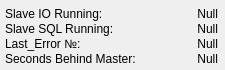
<?xml version="1.0" encoding="UTF-8"?>
<ui version="4.0">
 <class>MainWindow</class>
 <widget class="QMainWindow" name="MainWindow">
  <property name="geometry">
   <rect>
    <x>0</x>
    <y>0</y>
    <width>225</width>
    <height>70</height>
   </rect>
  </property>
  <property name="sizePolicy">
   <sizepolicy hsizetype="Fixed" vsizetype="Fixed">
    <horstretch>0</horstretch>
    <verstretch>0</verstretch>
   </sizepolicy>
  </property>
  <property name="minimumSize">
   <size>
    <width>0</width>
    <height>0</height>
   </size>
  </property>
  <property name="windowTitle">
   <string>Replica Status</string>
  </property>
  <widget class="QWidget" name="centralwidget">
   <widget class="QLabel" name="slaveIOLabel">
    <property name="geometry">
     <rect>
      <x>5</x>
      <y>5</y>
      <width>151</width>
      <height>18</height>
     </rect>
    </property>
    <property name="text">
     <string>Slave IO Running:</string>
    </property>
   </widget>
   <widget class="QLabel" name="slaveSQLLabel">
    <property name="geometry">
     <rect>
      <x>5</x>
      <y>20</y>
      <width>151</width>
      <height>18</height>
     </rect>
    </property>
    <property name="text">
     <string>Slave SQL Running:</string>
    </property>
   </widget>
   <widget class="QLabel" name="lastErrorLabel">
    <property name="geometry">
     <rect>
      <x>5</x>
      <y>35</y>
      <width>151</width>
      <height>18</height>
     </rect>
    </property>
    <property name="text">
     <string>Last_Error №:</string>
    </property>
   </widget>
   <widget class="QLabel" name="secondMasterLabel">
    <property name="geometry">
     <rect>
      <x>5</x>
      <y>50</y>
      <width>151</width>
      <height>18</height>
     </rect>
    </property>
    <property name="text">
     <string>Seconds Behind Master:</string>
    </property>
   </widget>
   <widget class="QLabel" name="label">
    <property name="geometry">
     <rect>
      <x>160</x>
      <y>5</y>
      <width>58</width>
      <height>18</height>
     </rect>
    </property>
    <property name="text">
     <string>Null</string>
    </property>
    <property name="alignment">
     <set>Qt::AlignRight|Qt::AlignTrailing|Qt::AlignVCenter</set>
    </property>
   </widget>
   <widget class="QLabel" name="label_2">
    <property name="geometry">
     <rect>
      <x>160</x>
      <y>20</y>
      <width>58</width>
      <height>18</height>
     </rect>
    </property>
    <property name="text">
     <string>Null</string>
    </property>
    <property name="alignment">
     <set>Qt::AlignRight|Qt::AlignTrailing|Qt::AlignVCenter</set>
    </property>
   </widget>
   <widget class="QLabel" name="label_3">
    <property name="geometry">
     <rect>
      <x>160</x>
      <y>35</y>
      <width>58</width>
      <height>18</height>
     </rect>
    </property>
    <property name="text">
     <string>Null</string>
    </property>
    <property name="alignment">
     <set>Qt::AlignRight|Qt::AlignTrailing|Qt::AlignVCenter</set>
    </property>
   </widget>
   <widget class="QLabel" name="label_4">
    <property name="geometry">
     <rect>
      <x>160</x>
      <y>50</y>
      <width>58</width>
      <height>18</height>
     </rect>
    </property>
    <property name="text">
     <string>Null</string>
    </property>
    <property name="alignment">
     <set>Qt::AlignRight|Qt::AlignTrailing|Qt::AlignVCenter</set>
    </property>
   </widget>
  </widget>
 </widget>
 <resources/>
 <connections/>
</ui>
